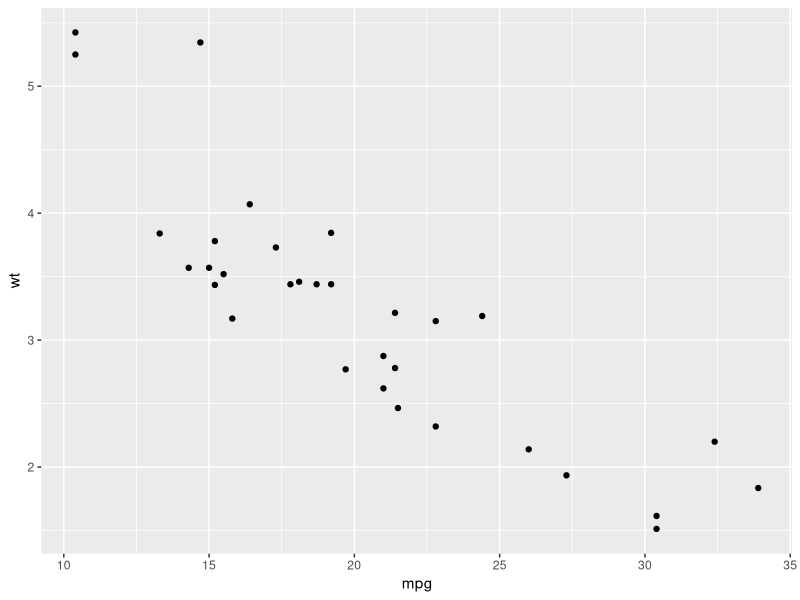
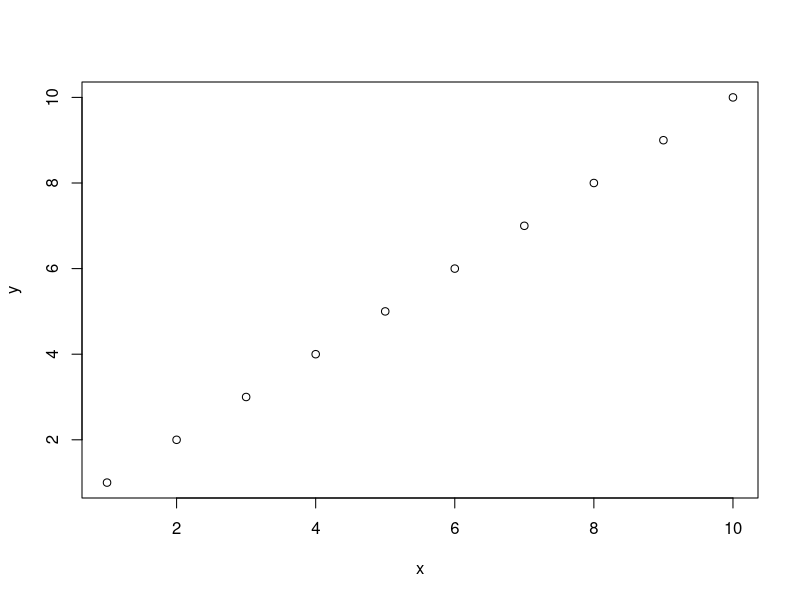

Write the R code that produced these figures, in order.
## ---- chunk 1
knitr::opts_chunk$set(echo = TRUE)
## ---- chunk 2
library(ggplot2)
ggplot(mtcars, aes(x = mpg, y = wt)) + geom_point()
## ---- chunk 3
x <- 1:10
y <- x
plot(x, y)
## ---- chunk 4
x <- 1:10
cat(x)
